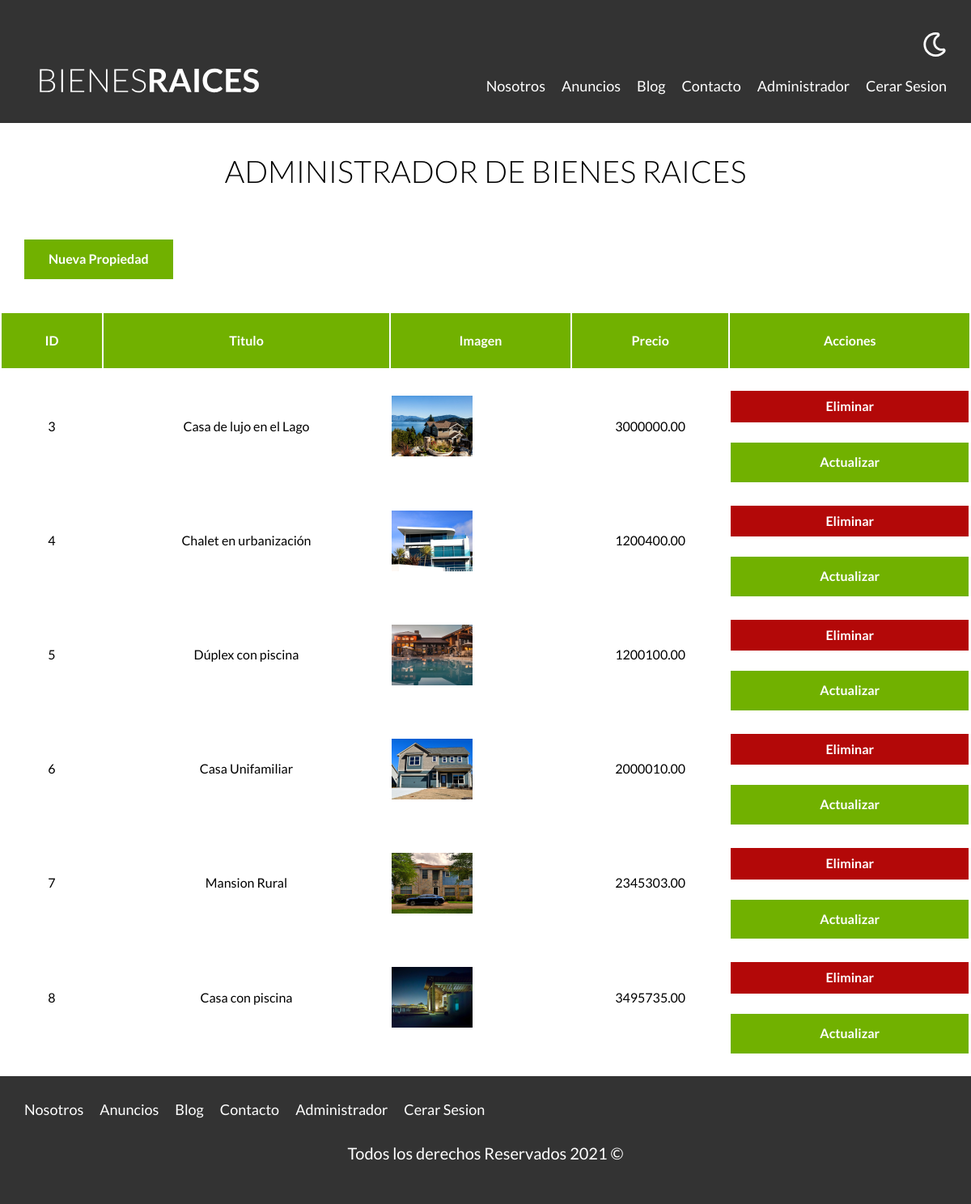
Page /admin/index.php (signed in) on the committed database.
### tables this page shows
CREATE TABLE `propiedades` (
  `id` int NOT NULL AUTO_INCREMENT,
  `titulo` varchar(60) DEFAULT NULL,
  `precio` decimal(10,2) DEFAULT NULL,
  `imagen` varchar(200) DEFAULT NULL,
  `descripcion` longtext,
  `habitaciones` int DEFAULT NULL,
  `wc` int DEFAULT NULL,
  `estacionamiento` int DEFAULT NULL,
  `creado` date DEFAULT NULL,
  `vendedorId` int DEFAULT NULL,
  PRIMARY KEY (`id`),
  KEY `vendedorId_idx` (`vendedorId`),
  CONSTRAINT `vendedorId` FOREIGN KEY (`vendedorId`) REFERENCES `vendedores` (`id`)
);

### admin/index.php (the view, shortened to what this page needs)
<?php
$db = conectarDB();
$query = "SELECT * FROM propiedades";
$res = mysqli_query($db, $query);
?>
<main class="contenedor seccion">
    <h1>ADMINISTRADOR DE BIENES RAICES</h1>
    <a href="propiedades/crear.php" class="boton boton-verde">Nueva Propiedad</a>
</main>
<table class="propiedades">
    <thead>
        <tr>
            <th>ID</th>
            <th>Titulo</th>
            <th>Imagen</th>
            <th>Precio</th>
            <th>Acciones</th>
        </tr>
    </thead>
    <tbody>
        <?php while ($propiedad = mysqli_fetch_assoc($res)) : ?>
        <tr>
            <td><?php echo $propiedad['id']; ?></td>
            <td><?php echo $propiedad['titulo']; ?></td>
            <td><img src="/imagenes/<?php echo $propiedad['imagen']; ?>" class="imagen-tabla"></td>
            <td><?php echo $propiedad['precio']; ?></td>
            <td>
                <form method="POST" class="w-100">
                    <input type="submit" value="Eliminar" class="boton-rojo-block">
                </form>
                <a href="/admin/propiedades/actualizar.php?id=<?php echo $propiedad['id'];  ?>"
                    class="boton-verde-block">Actualizar</a>
            </td>
        </tr>
        <?php endwhile ?>
    </tbody>
</table>

### build/css/app.css (style rules this page uses)
html { line-height:1.15;-webkit-text-size-adjust:100% }
body { margin:0 }
main { display:block }
h1 { font-size:2em;margin:.67em 0 }
a { background-color:transparent }
img { border-style:none }
button,input,optgroup,select,textarea { font-family:inherit;font-size:100%;line-height:1.15;margin:0 }
button,input { overflow:visible }
[type=button],[type=reset],[type=submit],button { -webkit-appearance:button }
html { font-size:62.5%;box-sizing:border-box }
*,:after,:before { box-sizing:inherit }
body { font-family:Lato,sans-serif;font-size:1.6rem;line-height:1.8 }
.contenedor { width:95%;max-width:120rem;margin:0 auto }
a { text-decoration:none }
img,picture { width:100%;display:block }
h1,h2,h3 { font-family:Lato,sans-serif;margin:2.5rem 0;font-weight:300;text-align:center }
h1 { font-size:3.8rem }
.seccion { margin-top:2.5rem;margin-bottom:2.5rem }
.w-100 { width:100% }
.boton-verde { background-color:#71b100;color:#fff;font-weight:700;text-decoration:none;padding:1rem 3rem;text-align:center;margin-top:2.5rem;display:inline-block;border:none }
.boton-rojo-block { background-color:#b30808;color:#fff;font-weight:700;text-decoration:none;padding:1rem 3rem;text-align:center;margin-top:2.5rem;display:block;border:none;width:100% }
.boton-verde-block { background-color:#71b100;color:#fff;font-weight:700;text-decoration:none;padding:1rem 3rem;text-align:center;margin-top:2.5rem;display:block;border:none }
img { width:30rem;height:auto }
table.propiedades { margin-top:4rem;width:100%;border-spacing:#71b100;text-align:center }
table.propiedades thead { background-color:#71b100 }
table.propiedades thead th { color:#fff;padding:2rem }
table.propiedades .imagen-tabla { width:10rem }

### rows in the picture
propiedades: id "3", titulo "Casa de lujo en el Lago", imagen (picture), precio "3000000.00"
propiedades: id "4", titulo "Chalet en urbanización", imagen (picture), precio "1200400.00"
propiedades: id "5", titulo "Dúplex con piscina", imagen (picture), precio "1200100.00"
propiedades: id "6", titulo "Casa Unifamiliar", imagen (picture), precio "2000010.00"
propiedades: id "7", titulo "Mansion Rural", imagen (picture), precio "2345303.00"
propiedades: id "8", titulo "Casa con piscina", imagen (picture), precio "3495735.00"
